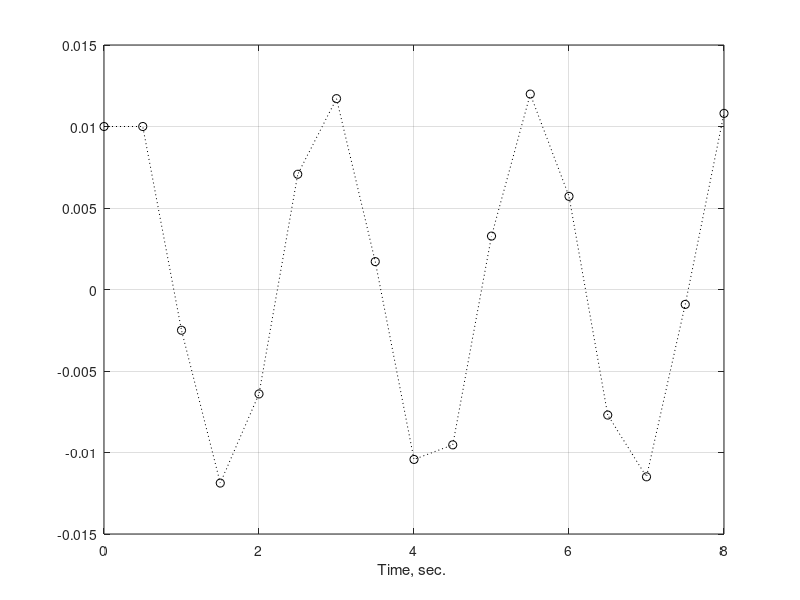

This figure's MATLAB source:
clc
clear all
close all
x(1) = 0.01; % initial position, meters
v(1) = 0; % initial velocity, m/s
Deltat = 0.5; % time increment, s
x(2) = x(1) + v(1)*Deltat; 

k = 10; % Newtons / meter
m = 2; % kilograms

Tfinal = 8.0; % ending time, seconds
t = 0:Deltat:Tfinal; 
N = length(t); 
for j=3:N;
 x(j) = 2*x(j-1) - x(j-2) + Deltat*Deltat*(-1.0*k/m)*x(j-1);
 v(j-1) = (x(j) - x(j-2))/ (2*Deltat);
end
[t(:),x(:)]
v(N) = (x(N)-x(N-1))/Deltat; 
figure; plot(t, x, 'ko:'); grid on; 
xlabel('Time, sec. ')
